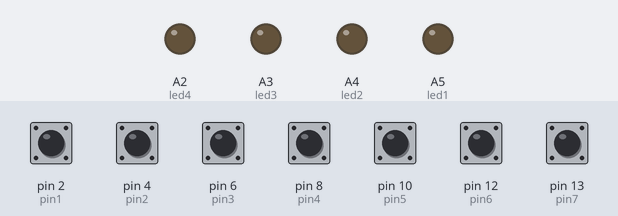
A sketch run on a simulated Arduino Uno, built with avr-gcc and run on an emulated ATmega328P. Parts: output pins drawn as LEDs (lit = HIGH). The inputs (shaded band) are chosen by the test bench; at power-on: pin 2 (pin1), pin 4 (pin2), pin 6 (pin3), pin 8 (pin4), pin 10 (pin5), pin 12 (pin6), pin 13 (pin7) HIGH. What the sketch prints to the serial monitor is not drawn.

Above: at 1.2 s.
1.3 s: pin 2 (pin1) pulled LOW for 0.15 s
At 1.7 s:
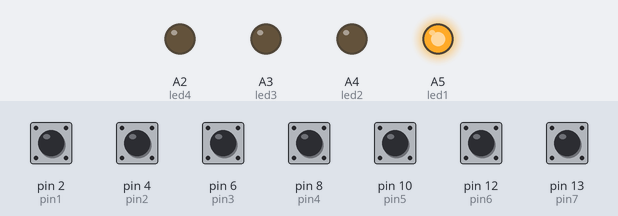
2.9 s: pin 4 (pin2) pulled LOW for 0.15 s
At 4.1 s:
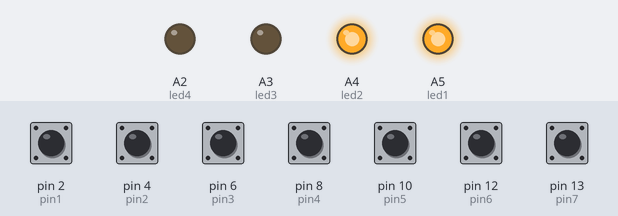
4.5 s: pin 6 (pin3) pulled LOW for 0.15 s
At 5.3 s:
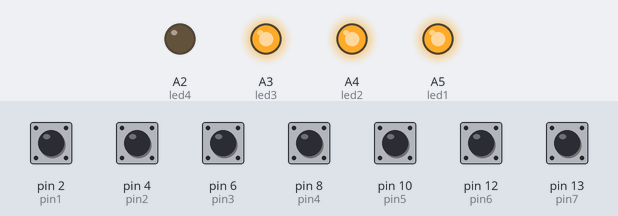
6.1 s: pin 8 (pin4) pulled LOW for 0.15 s
At 6.7 s:
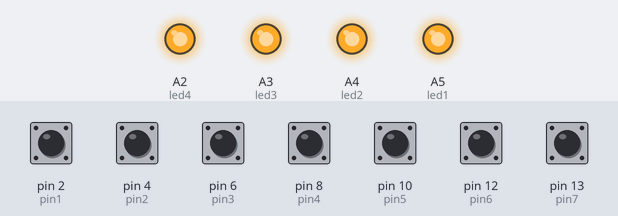
7.7 s: pin 2 (pin1) pulled LOW for 1 s
At 8.9 s:
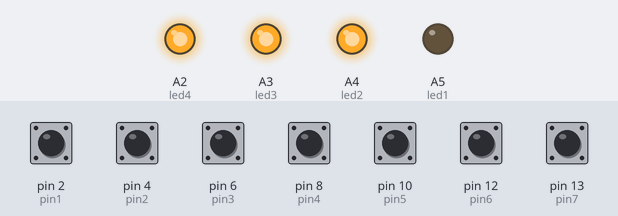
10.2 s: pin 4 (pin2) pulled LOW for 1 s
At 10.8 s:
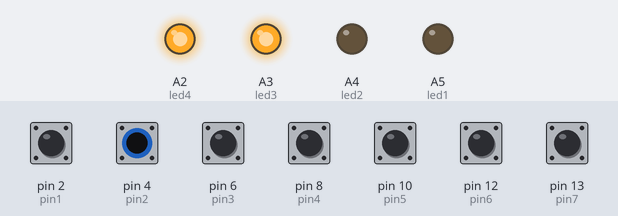
Timing chart, 0 to 13.2 s (numbered marks = the images above; inputs shaded):
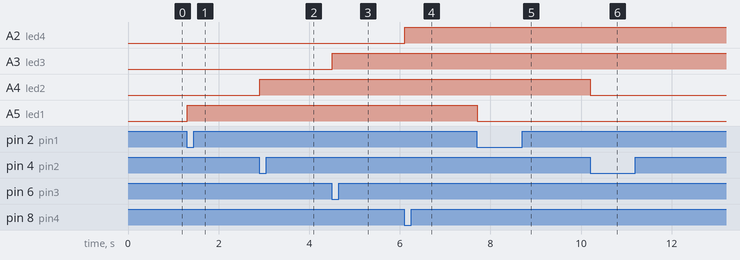

Measured:
- after the input at 1.3 s, A5 (led1): LOW → HIGH at once
- after the input at 2.9 s, A4 (led2): LOW → HIGH at once
- after the input at 4.5 s, A3 (led3): LOW → HIGH at once
- after the input at 6.1 s, A2 (led4): LOW → HIGH at once
- after the input at 7.7 s, A5 (led1): HIGH → LOW at once
- after the input at 10.2 s, A4 (led2): HIGH → LOW at once

The sketch:

4Stomps3extra.ino
```cpp
#define pin1 2
#define pin2 4
#define pin3 6
#define pin4 8
#define pin5 10
#define pin6 12
#define pin7 13

#define led1 A5
#define led2 A4
#define led3 A3
#define led4 A2

void setup() {
  Serial.begin(38400);
  pinMode(pin1, INPUT_PULLUP);
  pinMode(pin2, INPUT_PULLUP);
  pinMode(pin3, INPUT_PULLUP);
  pinMode(pin4, INPUT_PULLUP);
  pinMode(pin5, INPUT_PULLUP);
  pinMode(pin6, INPUT_PULLUP);
  pinMode(pin7, INPUT_PULLUP);

  pinMode(led1, OUTPUT);
  pinMode(led2, OUTPUT);
  pinMode(led3, OUTPUT);
  pinMode(led4, OUTPUT);
}

void loop() {
  static bool oldState1 = false;
  bool state1 = !digitalRead(pin1);
  if (oldState1 != state1) {
    if (state1)CC1();
    while (!digitalRead(pin1));
    oldState1 = state1;
    delay(100);
  }

  static bool oldState2 = false;
  bool state2 = !digitalRead(pin2);
  if (oldState2 != state2) {
    if (state2)CC2();
    while (!digitalRead(pin2));
    oldState2 = state2;
    delay(100);
  }

  static bool oldState3 = false;
  bool state3 = !digitalRead(pin3);
  if (oldState3 != state3) {
    if (state3)CC3();
    while (!digitalRead(pin3));
    oldState3 = state3;
    delay(100);
  }

  static bool oldState4 = false;
  bool state4 = !digitalRead(pin4);
  if (oldState4 != state4) {
    if (state4)CC4();
    while (!digitalRead(pin4));
    oldState4 = state4;
    delay(100);
  }

  static bool oldState5 = false;
  bool state5 = !digitalRead(pin5);
  if (oldState5 != state5) {
    if (state5)CC5();
    while (!digitalRead(pin5));
    oldState5 = state5;
    delay(100);
  }

  static bool oldState6 = false;
  bool state6 = !digitalRead(pin6);
  if (oldState6 != state6) {
    if (state6)CC6();
    while (!digitalRead(pin6));
    oldState6 = state6;
    delay(100);
  }

  static bool oldState7 = false;
  bool state7 = !digitalRead(pin7);
  if (oldState7 != state7) {
    if (state7)CC7();
    while (!digitalRead(pin7));
    oldState7 = state7;
    delay(100);
  }
  delay(10);
}

void CC1() {
  byte tipo = 1; // first byte, pick one in range 0-127
  static bool V = false;

  if (V == true) {
    digitalWrite(led1, LOW);
  } else if (V == false) {
    digitalWrite(led1, HIGH);
  }

  Serial.write(0xB0); // CC 1 channel
  Serial.write(tipo);
  Serial.write(V ? 0x00 : 0x7f);
  Serial.flush();
  V = !V;
  delay(300);
}

void CC2() {
  byte tipo = 2; // first byte, pick one in range 0-127
  static bool V = false;

  if (V == true) {
    digitalWrite(led2, LOW);
  } else if (V == false) {
    digitalWrite(led2, HIGH);
  }

  Serial.write(0xB0); // CC 1 channel
  Serial.write(tipo);
  Serial.write(V ? 0x00 : 0x7f); //value. if each time should be same value than buy me a coffee
  Serial.flush();
  V = !V;
  delay(300);
}

void CC3() {
  byte tipo = 3; // first byte, pick one in range 0-127
  static bool V = false;

  if (V == true) {
    digitalWrite(led3, LOW);
  } else if (V == false) {
    digitalWrite(led3, HIGH);
  }

  Serial.write(0xB0); // CC 1 channel
  Serial.write(tipo);
  Serial.write(V ? 0x00 : 0x7f); //value. if each time should be same value than buy me a coffee
  Serial.flush();
  V = !V;
  delay(300);
}

void CC4() {
  byte tipo = 4; // first byte, pick one in range 0-127
  static bool V = false;

  if (V == true) {
    digitalWrite(led4, LOW);
  } else if (V == false) {
    digitalWrite(led4, HIGH);
  }


  Serial.write(0xB0); // CC 1 channel
  Serial.write(tipo);
  Serial.write(V ? 0x00 : 0x7f); //value. if each time should be same value than buy me a coffee
  Serial.flush();
  V = !V;
  delay(300);
}

void CC5() {
  byte tipo = 5; // first byte, pick one in range 0-127

  Serial.write(0xB0); // CC 1 channel
  Serial.write(tipo);
  Serial.write(0x7f); //value. if each time should be same value than buy me a coffee
  Serial.flush();
  delay(100);
}

void CC6() {
  byte tipo = 6; // first byte, pick one in range 0-127

  Serial.write(0xB0); // CC 1 channel
  Serial.write(tipo);
  Serial.write(0x7f); //value. if each time should be same value than buy me a coffee
  Serial.flush();
  delay(100);
}

void CC7() {
  byte tipo = 7; // first byte, pick one in range 0-127

  Serial.write(0xB0); // CC 1 channel
  Serial.write(tipo);
  Serial.write(0x7f); //value. if each time should be same value than buy me a coffee
  Serial.flush();
  delay(100);
}
```
